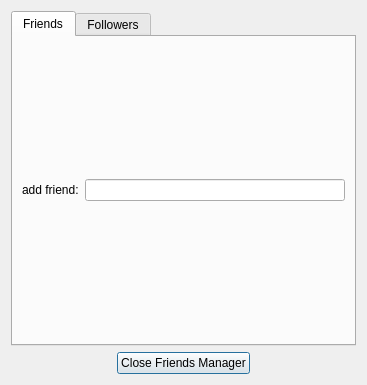
<?xml version="1.0" encoding="UTF-8"?>
<ui version="4.0">
 <class>FriendsManagementDialog</class>
 <widget class="QDialog" name="FriendsManagementDialog">
  <property name="geometry">
   <rect>
    <x>0</x>
    <y>0</y>
    <width>367</width>
    <height>385</height>
   </rect>
  </property>
  <property name="windowTitle">
   <string>Friends Management</string>
  </property>
  <layout class="QGridLayout" name="gridLayout">
   <item row="0" column="0">
    <layout class="QVBoxLayout">
     <item>
      <layout class="QVBoxLayout" name="qVBoxLayout">
       <item>
        <widget class="QTabWidget" name="tabWidget">
         <property name="currentIndex">
          <number>0</number>
         </property>
         <widget class="QWidget" name="friendsTab">
          <attribute name="title">
           <string>Friends</string>
          </attribute>
          <layout class="QHBoxLayout" name="horizontalLayout_3">
           <item>
            <layout class="QVBoxLayout" name="vBoxLayout2">
             <item>
              <layout class="QHBoxLayout" name="horizontalLayout_2">
               <item>
                <widget class="QLabel" name="addFriendLabel">
                 <property name="text">
                  <string>add friend:</string>
                 </property>
                </widget>
               </item>
               <item>
                <widget class="QLineEdit" name="addFriendLineEdit"/>
               </item>
              </layout>
             </item>
            </layout>
           </item>
          </layout>
         </widget>
         <widget class="QWidget" name="followersTab">
          <attribute name="title">
           <string>Followers</string>
          </attribute>
         </widget>
        </widget>
       </item>
       <item>
        <layout class="QHBoxLayout" name="horizontalLayout">
         <item>
          <spacer name="horizontalSpacer_2">
           <property name="orientation">
            <enum>Qt::Horizontal</enum>
           </property>
           <property name="sizeHint" stdset="0">
            <size>
             <width>40</width>
             <height>20</height>
            </size>
           </property>
          </spacer>
         </item>
         <item>
          <widget class="QPushButton" name="closePushButton">
           <property name="text">
            <string>Close Friends Manager</string>
           </property>
          </widget>
         </item>
         <item>
          <spacer name="horizontalSpacer">
           <property name="orientation">
            <enum>Qt::Horizontal</enum>
           </property>
           <property name="sizeHint" stdset="0">
            <size>
             <width>40</width>
             <height>20</height>
            </size>
           </property>
          </spacer>
         </item>
        </layout>
       </item>
      </layout>
     </item>
    </layout>
   </item>
  </layout>
 </widget>
 <resources/>
 <connections/>
</ui>
